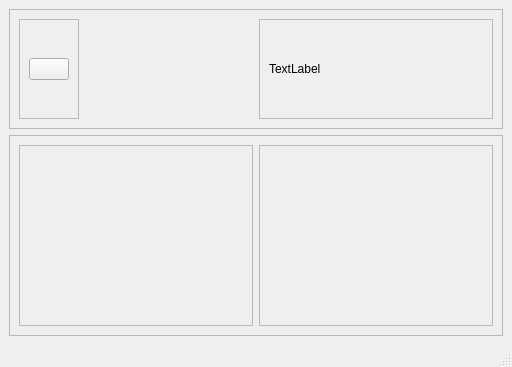
<?xml version="1.0" encoding="UTF-8"?>
<ui version="4.0">
 <class>MainWindow</class>
 <widget class="QMainWindow" name="MainWindow">
  <property name="geometry">
   <rect>
    <x>0</x>
    <y>0</y>
    <width>512</width>
    <height>367</height>
   </rect>
  </property>
  <property name="sizePolicy">
   <sizepolicy hsizetype="Expanding" vsizetype="Expanding">
    <horstretch>0</horstretch>
    <verstretch>0</verstretch>
   </sizepolicy>
  </property>
  <property name="windowTitle">
   <string>MainWindow</string>
  </property>
  <widget class="QWidget" name="centralwidget">
   <layout class="QVBoxLayout" name="verticalLayout">
    <item alignment="Qt::AlignTop">
     <widget class="QFrame" name="frame">
      <property name="sizePolicy">
       <sizepolicy hsizetype="Expanding" vsizetype="Expanding">
        <horstretch>0</horstretch>
        <verstretch>0</verstretch>
       </sizepolicy>
      </property>
      <property name="minimumSize">
       <size>
        <width>0</width>
        <height>100</height>
       </size>
      </property>
      <property name="frameShape">
       <enum>QFrame::StyledPanel</enum>
      </property>
      <property name="frameShadow">
       <enum>QFrame::Raised</enum>
      </property>
      <layout class="QHBoxLayout" name="horizontalLayout_2">
       <item alignment="Qt::AlignLeft|Qt::AlignVCenter">
        <widget class="QFrame" name="frame_5">
         <property name="sizePolicy">
          <sizepolicy hsizetype="Fixed" vsizetype="Fixed">
           <horstretch>0</horstretch>
           <verstretch>0</verstretch>
          </sizepolicy>
         </property>
         <property name="minimumSize">
          <size>
           <width>0</width>
           <height>100</height>
          </size>
         </property>
         <property name="frameShape">
          <enum>QFrame::StyledPanel</enum>
         </property>
         <property name="frameShadow">
          <enum>QFrame::Raised</enum>
         </property>
         <layout class="QHBoxLayout" name="horizontalLayout_3">
          <item>
           <widget class="QPushButton" name="pushButton_2">
            <property name="text">
             <string/>
            </property>
           </widget>
          </item>
         </layout>
        </widget>
       </item>
       <item>
        <widget class="QFrame" name="frame_6">
         <property name="frameShape">
          <enum>QFrame::StyledPanel</enum>
         </property>
         <property name="frameShadow">
          <enum>QFrame::Raised</enum>
         </property>
         <layout class="QHBoxLayout" name="horizontalLayout_4">
          <item>
           <widget class="QLabel" name="label">
            <property name="text">
             <string>TextLabel</string>
            </property>
           </widget>
          </item>
         </layout>
        </widget>
       </item>
      </layout>
     </widget>
    </item>
    <item>
     <widget class="QFrame" name="frame_2">
      <property name="sizePolicy">
       <sizepolicy hsizetype="Expanding" vsizetype="Expanding">
        <horstretch>0</horstretch>
        <verstretch>0</verstretch>
       </sizepolicy>
      </property>
      <property name="frameShape">
       <enum>QFrame::StyledPanel</enum>
      </property>
      <property name="frameShadow">
       <enum>QFrame::Raised</enum>
      </property>
      <layout class="QHBoxLayout" name="horizontalLayout">
       <item>
        <widget class="QFrame" name="frame_3">
         <property name="frameShape">
          <enum>QFrame::StyledPanel</enum>
         </property>
         <property name="frameShadow">
          <enum>QFrame::Raised</enum>
         </property>
        </widget>
       </item>
       <item>
        <widget class="QFrame" name="frame_4">
         <property name="frameShape">
          <enum>QFrame::StyledPanel</enum>
         </property>
         <property name="frameShadow">
          <enum>QFrame::Raised</enum>
         </property>
        </widget>
       </item>
      </layout>
     </widget>
    </item>
   </layout>
  </widget>
  <widget class="QStatusBar" name="statusbar"/>
 </widget>
 <resources>
  <include location="feather/icons.qrc"/>
 </resources>
 <connections/>
</ui>
